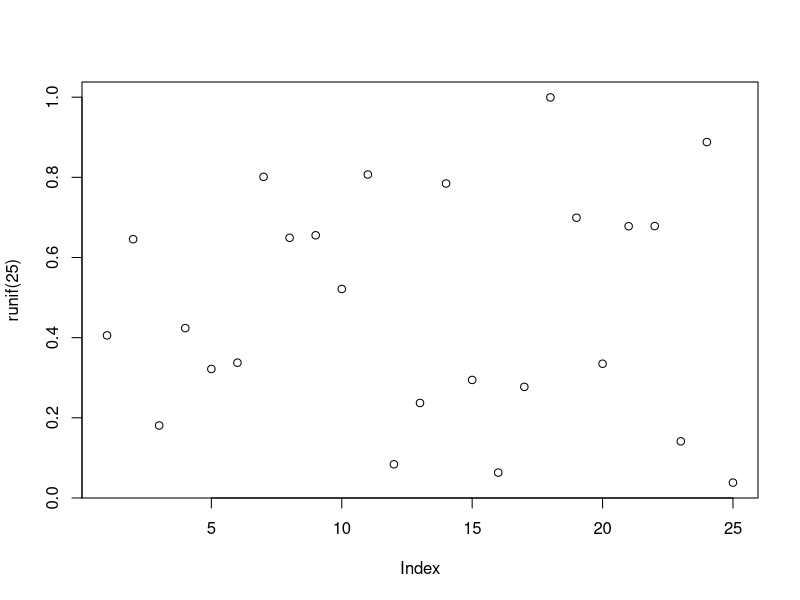

Recreate this plot in R.
## ---- chunk 1
plot(runif(25) ~ runif(25))
## ---- chunk 2
print(xtable::xtable(head(mtcars)[,1:4], 
caption = "Caption centered under table", label = "tab1"), 
comment = FALSE, timestamp = FALSE, caption.placement = "top")
## ---- chunk 3
head(mtcars[,1:4])
